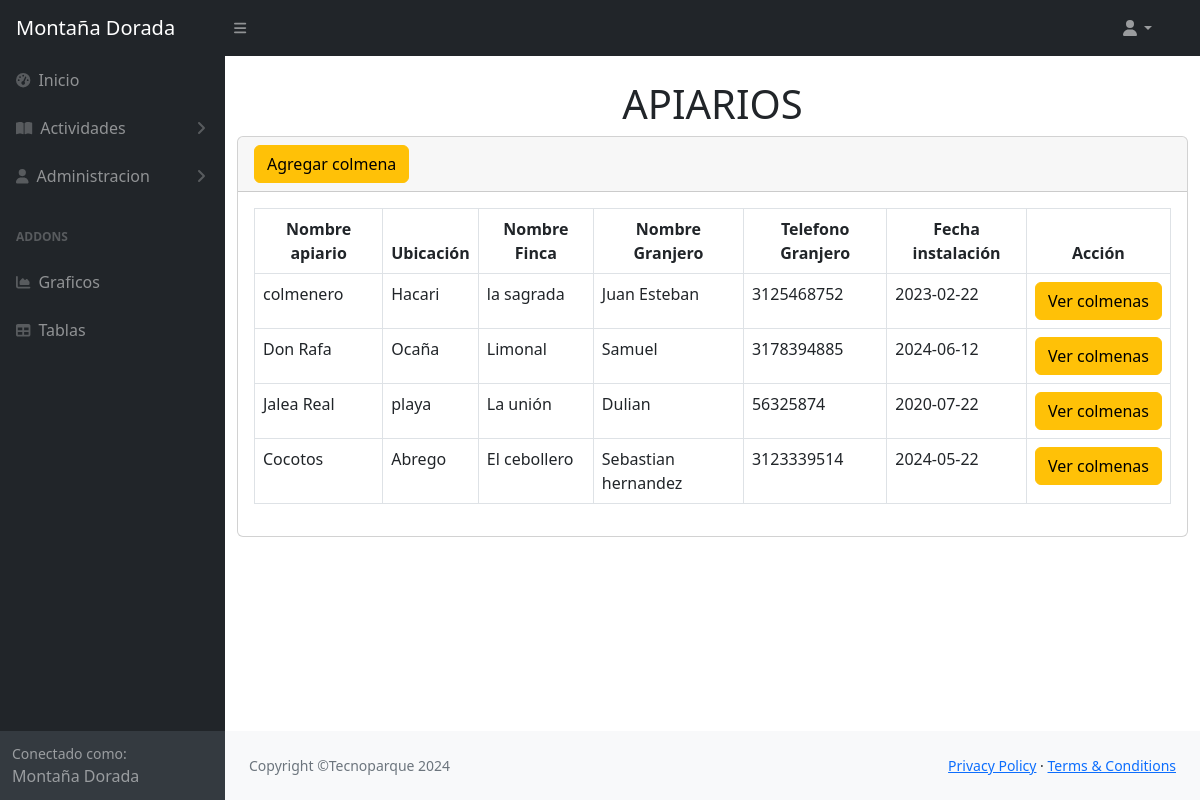
The app's page /layoutAdmin/Colmenas/home.php, older data.
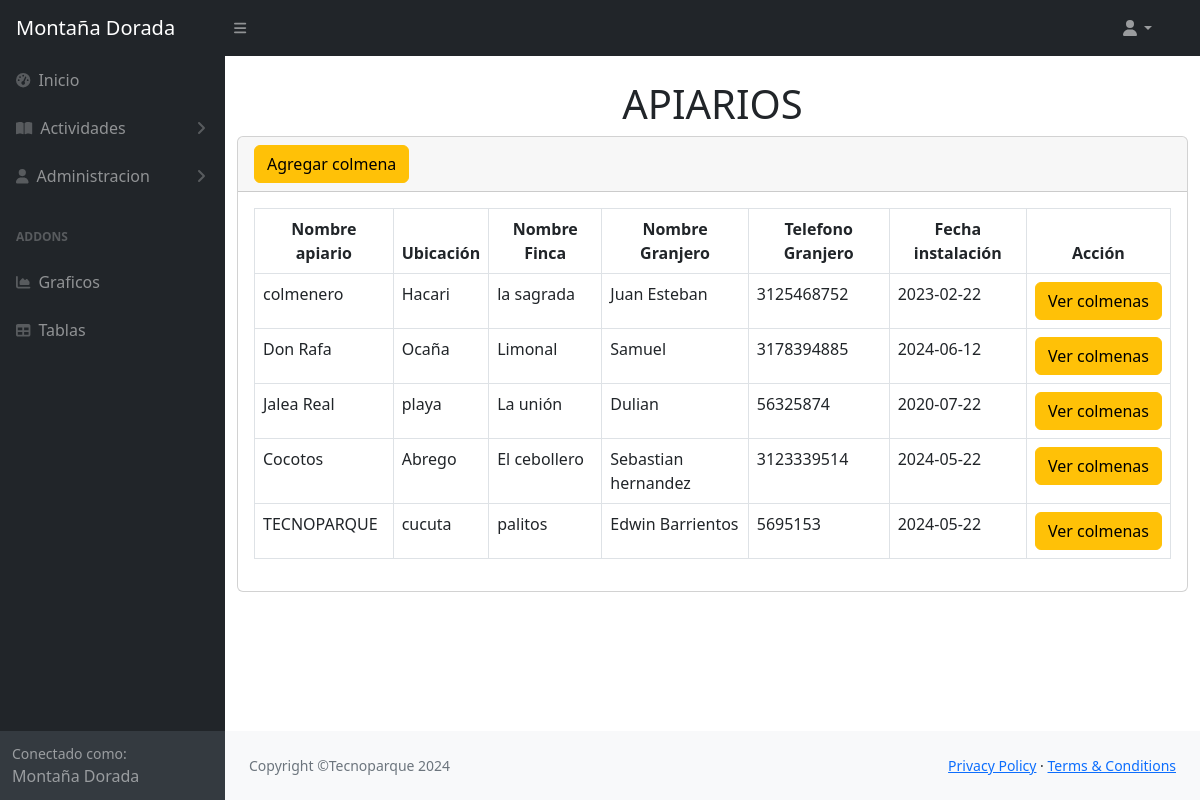
The same page, newer data.
### tables this page shows
CREATE TABLE `apiarios` (
  `id` int(11) NOT NULL,
  `nombre` varchar(100) NOT NULL,
  `municipio` varchar(100) NOT NULL,
  `finca` varchar(100) NOT NULL,
  `granjero` varchar(100) NOT NULL,
  `telefono` varchar(70) NOT NULL,
  `fecha_instal` date NOT NULL,
  `ubicacion_map` varchar(300) NOT NULL
);

### layoutAdmin/Colmenas/home.php (the view, shortened to what this page needs)
<!DOCTYPE html>
<html lang="es">
<head>
    <link rel="stylesheet" href="/layoutAdmin/css/styles.css">
    <link href="https://cdn.jsdelivr.net/npm/simple-datatables@7.1.2/dist/style.min.css" rel="stylesheet" />
    <link href="../css/styles.css" rel="stylesheet" />
</head>
<body class="sb-nav-fixed">
    <nav class="sb-topnav navbar navbar-expand navbar-dark bg-dark">
        <a class="navbar-brand ps-3" href="../index.html">Montaña Dorada</a>
        <button class="btn btn-link btn-sm order-1 order-lg-0 me-4 me-lg-0" id="sidebarToggle" href="#!"><i
                class="fas fa-bars"></i></button>
        <form class="d-none d-md-inline-block form-inline ms-auto me-0 me-md-3 my-2 my-md-0">
        <ul class="navbar-nav ms-auto ms-md-0 me-3 me-lg-4">
            <li class="nav-item dropdown">
                <a class="nav-link dropdown-toggle" id="navbarDropdown" href="#" role="button" data-bs-toggle="dropdown"
                    aria-expanded="false"><i class="fas fa-user fa-fw"></i></a>
            </li>
        </ul>
        </form>
    </nav>
    <div id="layoutSidenav">
        <div id="layoutSidenav_nav">
            <nav class="sb-sidenav accordion sb-sidenav-dark" id="sidenavAccordion">
                <div class="sb-sidenav-menu">
                    <div class="nav">
                        <a class="nav-link" href="../index.html">
                            <div class="sb-nav-link-icon"><i class="fas fa-tachometer-alt"></i></div>
                            Inicio
                        </a>
                        <a class="nav-link collapsed" href="#" data-bs-toggle="collapse"
                            data-bs-target="#collapsePagesApiario" aria-expanded="false" aria-controls="collapsePages">
                            <div class="sb-nav-link-icon"><i class="fas fa-book-open"></i></div>
                            Actividades
                            <div class="sb-sidenav-collapse-arrow"><i class="fas fa-angle-down"></i></div>
                        </a>
                        <a class="nav-link collapsed" href="#" data-bs-toggle="collapse"
                            data-bs-target="#collapsePagesadmin" aria-expanded="false" aria-controls="collapsePages">
                            <div class="sb-nav-link-icon"><i class="fas fa-user"></i></div>
                            Administracion
                            <div class="sb-sidenav-collapse-arrow"><i class="fas fa-angle-down"></i></div>
                        </a>
                        <div class="sb-sidenav-menu-heading">Addons</div>
                        <a class="nav-link" href="charts.html">
                            <div class="sb-nav-link-icon"><i class="fas fa-chart-area"></i></div>
                            Graficos
                        </a>
                        <a class="nav-link" href="tables.html">
                            <div class="sb-nav-link-icon"><i class="fas fa-table"></i></div>
                            Tablas
                        </a>
                    </div>
                </div>
                <div class="sb-sidenav-footer">
                    <div class="small">Conectado como:</div>
                    Montaña Dorada
                </div>
            </nav>
        </div>
        <div id="layoutSidenav_content">
            <main>
                <div class="container-fluid ">
                    <div class=" ">
                        <h1 class="mt-4 text-center">APIARIOS</h1>
                    </div>
                    <div class="">
                        <div class="card">
                            <div class="card-header">
                                <button type='button' class='btn btn-warning' data-bs-toggle='modal' data-bs-target='#RegistroColmena'>
                                    Agregar colmena
                                </button>
                            </div>
                            <div class="card-body  ">
                                <div class="table-responsive ">
                                    <table class=" table  table-bordered table-hover " id="tablaapiarios" >
                                        <thead class="text-center >">
                                            <tr>
                                                <th  >Nombre apiario</th>
                                                <th   >Ubicación</th>
                                                <th  >Nombre Finca</th>
                                                <th   >Nombre Granjero</th>
                                                <th  >Telefono Granjero</th>
                                                <th   >Fecha instalación</th>
                                                <th  >Acción</th>
                                            </tr>
                                        </thead>
                                        <tbody >
                                            <?php
                                            include 'conexion.php';
                                            $sql = "SELECT * FROM apiarios";
                                            $result = $conn->query($sql);
                                            if ($result->num_rows > 0) {
                                                while ($row = $result->fetch_assoc()) {
                                                    echo "   <tr>";
                                                    echo "<td   >" . $row["nombre"] . "</td>";
                                                    echo "<td  >" . $row["municipio"] . "</td>";
                                                    echo "<td  >" . $row["finca"] . "</td>";
                                                    echo "<td  >" . $row["granjero"] . "</td>";
                                                    echo "<td  >" . $row["telefono"] . "</td>";
                                                    echo "<td  >" . $row["fecha_instal"] . "</td>";
                                                    echo "<td  > <form action='consulcolmena.php' method='get'><input class='btn btn-warning' value='Ver colmenas' type='submit'/>
                                                    <input type='hidden' name='apiario_id' value=". $row["id"] . " />
                                                    </form></td>";
                                                    echo "</tr>";
                                                }
                                            } else {
                                                echo "0 resultados";
                                            }
                                            ?>
                                        </tbody>
                                    </table>
                                </div>
                            </div>
                        </div>
                    </div>
                </div>
            </main>
            <footer class="py-4 bg-light mt-auto">
                <div class="container-fluid px-4">
                    <div class="d-flex align-items-center justify-content-between small">
                        <div class="text-muted">Copyright &copy;Tecnoparque 2024</div>
                        <div>
                            <a href="#">Privacy Policy</a>
                            &middot;
                            <a href="#">Terms &amp; Conditions</a>
                        </div>
                    </div>
                </div>
            </footer>
        </div>
    </div>
</body>
</html>

Row changes from the older to the newer data that the page shows:
added apiarios: nombre "TECNOPARQUE", municipio "cucuta", finca "palitos", granjero "Edwin Barrientos", telefono "5695153", fecha_instal "2024-05-22"
